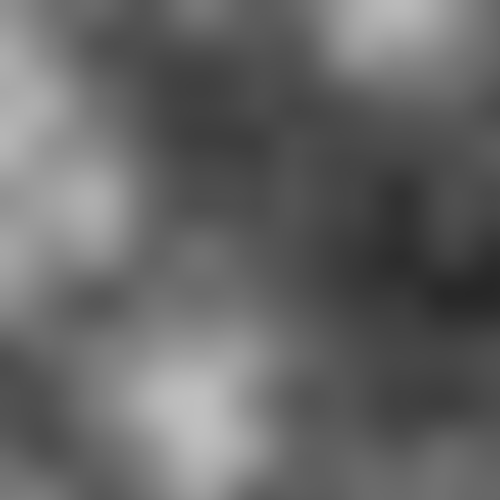
Frame 1 (no input)
Frame 60 (the mouse pressed at the canvas centre just before this capture): identical to frame 1, image omitted
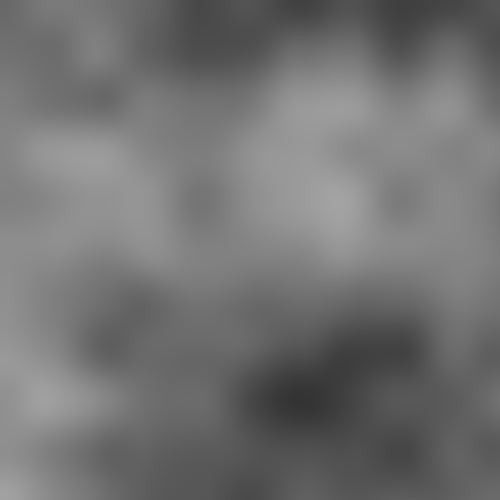
Frame 120 (the mouse held since frame 60 and released just before this capture)

The Processing sketch that drew these frames (run headless with seeded random() and noise(); from frame 60 on, the mouse is pressed at the canvas centre):

// Processing sketch: noise2D_PGraphics
// ── noise2D_PGraphics.pde
float scale=.005;

// PGraphics are Processing's core graphics and rendering context
// We can create and render to PGraphics objects off screen and treat as layers
PGraphics noise;

void setup() {
  size(500, 500);
  noise = createGraphics(width, height);
  background(255);
}

void draw() {
  
  background(255);
  
  // draw the noise to a PGraphics object
  drawNoise(noise);
  image(noise, 0, 0);
  

}

void drawNoise(PGraphics _graphic) {
  noiseDetail(3);
  _graphic.beginDraw();
  _graphic.loadPixels();
  for ( int y = 0; y < height; y++ ) {
    for ( int x = 0; x < width; x++ ) {
      _graphic.pixels[y*width+x] = color(map(noise(x*scale, y*scale, scale*(mouseY+mouseX)/2), 0, 1, 0, 255));
    }
  }
  _graphic.updatePixels();
  _graphic.endDraw();
}
